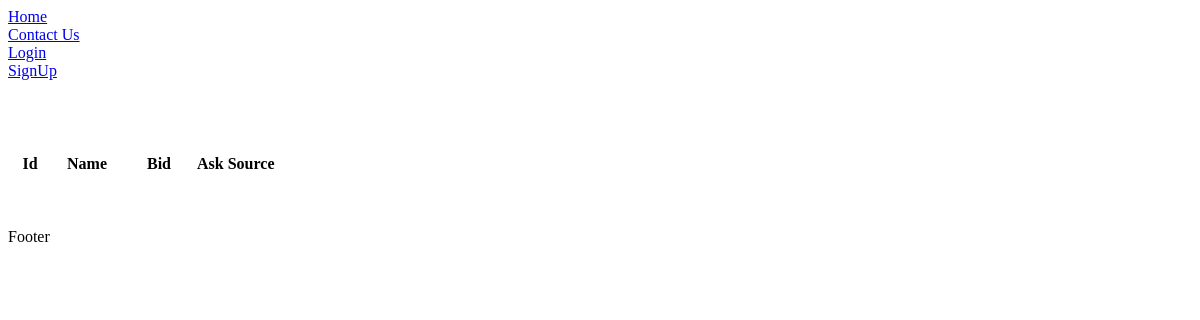
/currency/rate/list/, run on an earlier commit of the app's database.
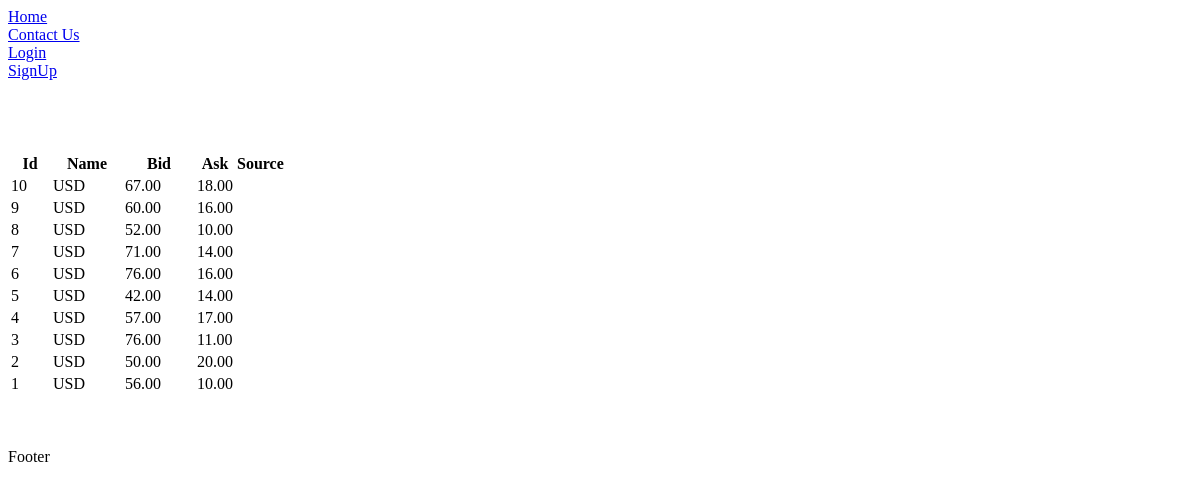
And on a later commit of the database.
### currency/models.py (models this page shows)
class Rate(models.Model):
    ask = models.DecimalField(max_digits=4, decimal_places=2)
    bid = models.DecimalField(max_digits=4, decimal_places=2)
    created = models.DateTimeField(auto_now_add=True)
    source = models.CharField(max_length=16)
    currency_name = models.CharField(max_length=3, choices=choices.RATE_TYPES)

### currency/views.py (the view)
# urls.py: path('rate/list/', RateListView.as_view(), name='rate-list'),
class RateListView(ListView):
    queryset = Rate.objects.all().order_by('-created')
    template_name = 'rate_list.html'

### currency/templates/rate_list.html (shortened to what this page needs)
{% extends 'base.html' %}
{% block main_content%}
<br>
<br>
<br>
<br>
    <table>
        <colgroup>
            <col style="width: 40px">
            <col style="width: 70px" span='2'>
          </colgroup>
        <tr>
            <th>Id</th>
            <th>Name</th>
            <th>Bid</th>
            <th>Ask</th>
            <th>Source</th>
        </tr>
        {% for rate in rate_list %}
            <tr>
                <td>{{rate.id}}</td>
                <td>{{rate.currency_name}}</td>
                <td>{{rate.bid}}</td>
                <td>{{rate.ask}}</td>
                <td>{{rate.source}}</td>
            </tr>
        {% endfor %}
    </table>
{% endblock %}

### currency/templates/base.html (shortened to what this page needs)
<!DOCTYPE html>
<html lang="eng" >
<head
    <meta charset="UTF-8">
</head>
<nav>
    {%include 'includes/navbar.html'%}
</nav>
<body>
{% block main_content%}
{% endblock %}
</body>
<footer>
    {%include 'includes/footer.html'%}
</footer>
</html>

### currency/templates/includes/navbar.html
<div>
    <div><a href='{% url 'index'%}'>Home</a></div>
    <div><a href='{% url 'currency:contactUs_create'%}'>Contact Us</a></div>
    {% if request.user.is_authenticated %}
        <br>
        {{ request.user.email }}
        <br>
        is Superuser: {{ request.user.is_superuser }}
        <br>
        <div><a href="{% url 'logout' %}">Log Out</a></div>
        <div><a href="{% url 'accounts:my-profile' %}">My Profile</a></div>
    {% else %}
        <div><a href="{% url 'login' %}">Login</a></div>
        <div><a href="#">SignUp</a></div>
    {% endif %}
</div>

### currency/templates/includes/footer.html
<footer>
    <br>
    <br>
    <p>Footer</p>
</footer>

What changed in the data, as far as the page shows it:
added Rate: id "10", currency_name "USD", bid "67.00", ask "18.00"
added Rate: id "9", currency_name "USD", bid "60.00", ask "16.00"
added Rate: id "8", currency_name "USD", bid "52.00", ask "10.00"
added Rate: id "7", currency_name "USD", bid "71.00", ask "14.00"
added Rate: id "6", currency_name "USD", bid "76.00", ask "16.00"
added Rate: id "5", currency_name "USD", bid "42.00", ask "14.00"
added Rate: id "4", currency_name "USD", bid "57.00", ask "17.00"
added Rate: id "3", currency_name "USD", bid "76.00", ask "11.00"
added Rate: id "2", currency_name "USD", bid "50.00", ask "20.00"
added Rate: id "1", currency_name "USD", bid "56.00", ask "10.00"
